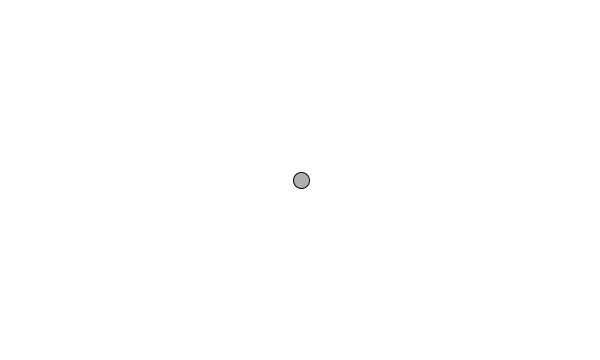
Frame 1 (no input)
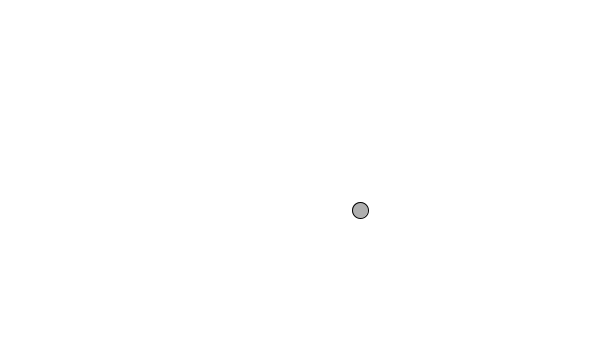
Frame 60 (the mouse pressed at the canvas centre just before this capture)
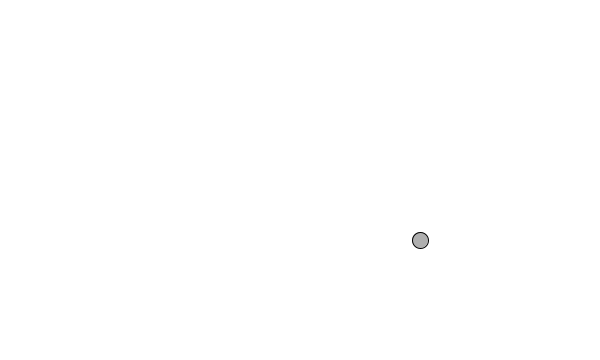
Frame 120 (the mouse held since frame 60 and released just before this capture)

The Processing sketch that drew these frames (run headless with seeded random() and noise(); from frame 60 on, the mouse is pressed at the canvas centre):

// Processing sketch: sketch_1_4_BouncingBalls_BallClass_pde
// ── sketch_1_4_BouncingBalls_BallClass_pde.pde

Ball ball;

void setup(){
  size(600,360);
  background(255);
  
  ball = new Ball();
}


void draw(){

  background(255);
  
  ball.move();
  ball.display();



}
// ── Ball.pde

class Ball{
  
  PVector location;
  PVector velocity;
  
  Ball(){
    location = new PVector(width/2, height/2);
    velocity = new PVector(1,0.5);
  }

  void move(){
    
   location.add(velocity);
   
     if ((location.x > width)||(location.x < 0)){
        velocity.x *= -1;
   }
    
  if ((location.y > height)||(location.y < 0)){
      velocity.y *= -1;
  }
    
  }
  
  void display(){
   
    
  stroke(0);
  fill(175);
  
  ellipse(location.x,location.y,16,16);
    
  }


}
